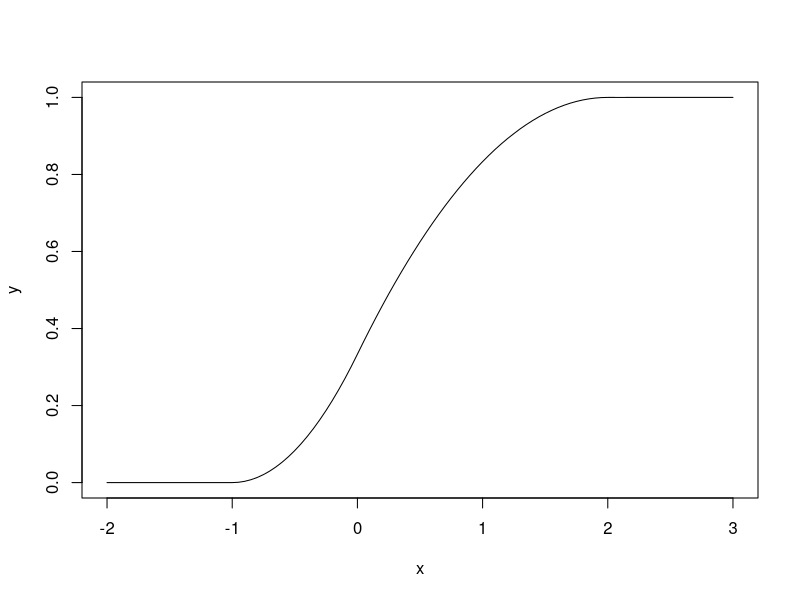

Recreate this plot in R.
##############################################################
# M?todos estad?sticos para la computaci?n
# Escuela T?cnica Superior de Ingenier?a Inform?tica.
# Universidad de M?laga. Curso 2020 / 21
# Tema 5a. Variable aleatoria
##############################################################
library(tidyverse)


##############################################################
# Funci?n densidad de ejemplo
##############################################################
# Esto es la funci?n de densidad del ejemplo de las diapositivas
# Esta funci?n no es vectorial. No se le puede pasar un vector y que lo evalue de golpe.
# Como vamos a utilizar integrate necesitamos que la funci?n densidad que usemos sea vectorial.
# OJO: Tal cual est? NO nos vale.
densV0 <- function(x) {
  if (x < 1)      0
  else if (x < 2) x -1
  else if (x < 3) 3 - x
  else 0
}

# Con map podemos convertir cualquier funci?n de n?meros at?micos en una funci?n vectorial.
# Esta funci?n ya s? nos valdr?a.
densVv <- function(x) map_dbl(x, densV0)

# Pero es m?s eficiente hacerlo directamente utilizando la funci?n vectorial ifelse
# As? que utilizaremos esta versi?n.
# Es equivalente a la anterior densVv, pero usamos esta porque es m?s eficiente.
densV1 <- function(x) {
  ifelse(x < 1, 0, 
  ifelse(x < 2, x -1, 
  ifelse(x < 3, 3 - x, 
                0)))
}



##############################################################
# Comprobaci?n de que su integral vale 1
##############################################################
# Esto tiene que dar 1
integrate(densV1, -Inf, Inf)



##############################################################
# Obtenci?n num?rica de la funci?n de distribuci?n
##############################################################
# OJO: Esto es s?lo una estimaci?n num?rica.
# OJO: Hay que saber calcular la funci?n de distribuci?n de manera algebr?ica.
# Esta funci?n recibe como argumento la funci?n de densidad y un valor x
# y devuelve el valor de la funci?n de distribuci?n F(x)
distV <- function(densV, x) {
  integrate(densV, -Inf, x)$value
}

# Esto es m?s "estilo funcional"
# Recibe una funci?n densidad y devuelve una funci?n de distribuci?n.
# Ojo: as? definida no es una funci?n vectorial
distF <- function(densV) {
  function(x) integrate(densV, -Inf, x)$value
}

# Ejemplo de uso.
distV(densV1, 2)
distV(densV1, 2.5)

# Metemos en distF1 la nueva funci?n
distF1 <- distF(densV1)
# La usamos todas las veces que queramos
distF1(2)
distF1(2.5)



##############################################################
# C?lculo de las probabilidades que se piden en el ejemplo
##############################################################
# OJO: Es una estimaci?n num?rica. Hay peque?as variaciones de precisi?n
# Directamente con la funci?n de densidad
integrate(densV1, -Inf, 1.5)
integrate(densV1, 2.3, Inf)
integrate(densV1, 1.1, 1.7)
integrate(densV1, 1.5, 2.5)

# Lo mismo con la funci?n de distribuci?n
distF1(1.5)
1 - distF1(2.3)
distF1(1.7) - distF1(1.1)
distF1(2.5) - distF1(1.5)



##############################################################
# Esperanza matem?tica
##############################################################
# OJO: Es una estimaci?n num?rica. Hay peque?as variaciones de precisi?n
# Funciones de esperanza matem?tica discreta y continua
espMD <- function(x, p)  sum(x * p)
espMC <- function(densV) integrate(function(x) x * densV(x), -Inf, Inf)$value
 
# Ejemplo: lanzamiento de un dado
x <- 1:6
p <- rep(1/6, 6)
espMD(x, p)

# Esperanza del ejemplo densV1
espMC(densV1)



##############################################################
# Momentos ordinarios y centrales. Caso discreto y continuo
##############################################################
# OJO: Es una estimaci?n num?rica. Hay peque?as variaciones de precisi?n
# Variables discretas
mOrdD  <- function(x, p, n)  sum(x ^ n * p)
mCentD <- function(x, p, n)  sum((x - espMD(x, p)) ^ n * p)

# Variables continuas
mOrdC  <- function(densV, n) integrate(function(x) x ^ n * densV(x), -Inf, Inf)$value
mCentC <- function(densV, n) integrate(function(x) (x - espMC(densV)) ^ n * densV(x), -Inf, Inf)$value

# Ejemplo: C?lculo de la varianza discreta
# De las dos manera habituales, para ver que coinciden
mCentD(x, p, 2)
mOrdD(x, p, 2) - espMD(x, p) ^ 2

# Ejemplo: C?lculo de la varianza continua
# De las dos manera habituales, para ver que coinciden
mCentC(densV1, 2)
mOrdC(densV1, 2) - espMC(densV1) ^ 2



##############################################################
# C?lculo de cuantiles
##############################################################
# OJO: Es una estimaci?n num?rica. Hay peque?as variaciones de precisi?n
# Funci?n para calcular el cuantil de una variable continua
# Hay que pasarle un intervalo d?nde se estima que est? el resultado.
cuantilC <- function(densV, c, interv) {
  uniroot(function (x) distV(densV, x) - c, interv)$root
}

# Mediana
cuantilC(densV1, .5, c(0, 5))

# Percentil 10
cuantilC(densV1, .1, c(0, 5))




##############################################################
# Ejercicio 5.1
##############################################################
# Apartado a
# Primero hay que calcular manualmente que a vale 1/3
# Alternativamente, podr?amos hacerlo en R, definiendo una funci?n que dependa del par?metro:
densParam <- function(a, x) {
  ifelse(x < -1, 0, 
  ifelse(x <  0, 2 * a * (x+1), 
  ifelse(x <  2, a * (2 - x), 
                 0)))
}
# Y otra que diga para cada par?metro cuanto se desvia la integral de 1
funcionObj <- function(a) integrate(function(x) densParam(a, x), -Inf, Inf)$value - 1
# Y ahora buscamos para qu? par?metro esa desviaci?n es 0
uniroot(funcionObj, c(-10, 10))

# Una vez que tenemos claro que el par?metro es 1/3:
densV51 <- function(x) {
  ifelse(x < -1, 0, 
  ifelse(x <  0, 2/3 * (x+1), 
  ifelse(x <  2, 1/3 * (2 - x), 
                 0)))
}

# Apartado b
# La funci?n de distribuci?n habr?a que calcularla anal?ticamente.
# Funci?n de distribuci?n num?rica:
distF51 <- distF(densV51)
# Representaci?n gr?fica
x <- seq(-2, 3, length.out = 101)
# Ojo, distf51 no es una funci?n vectorial, as? que necesitamos map para aplicarla a un vector
y <- map_dbl(x, distF51)
plot(x, y, type="l")

# Apartado c
# Esperanza matem?tica:
espMC(densV51)
# Mediana:
cuantilC(densV51, .5, c(-1, 2))
# Moda
x[which.max(densV51(x))]

# Apartado d
# Varianza:
var51 <- mCentC(densV51, 2)
var51

# Apartado e
# Coeficiente de asimetr?a
mCentC(densV51, 3) / var51^(3/2)
# Curtosis
mCentC(densV51, 4) / var51^2

# Apartado g
# P(X < 1)
distF51(1)
# P(X > -0.5)
1 - distF51(-.5)
# P(|X| < 0.3)
distF51(.3) - distF51(-.3)
